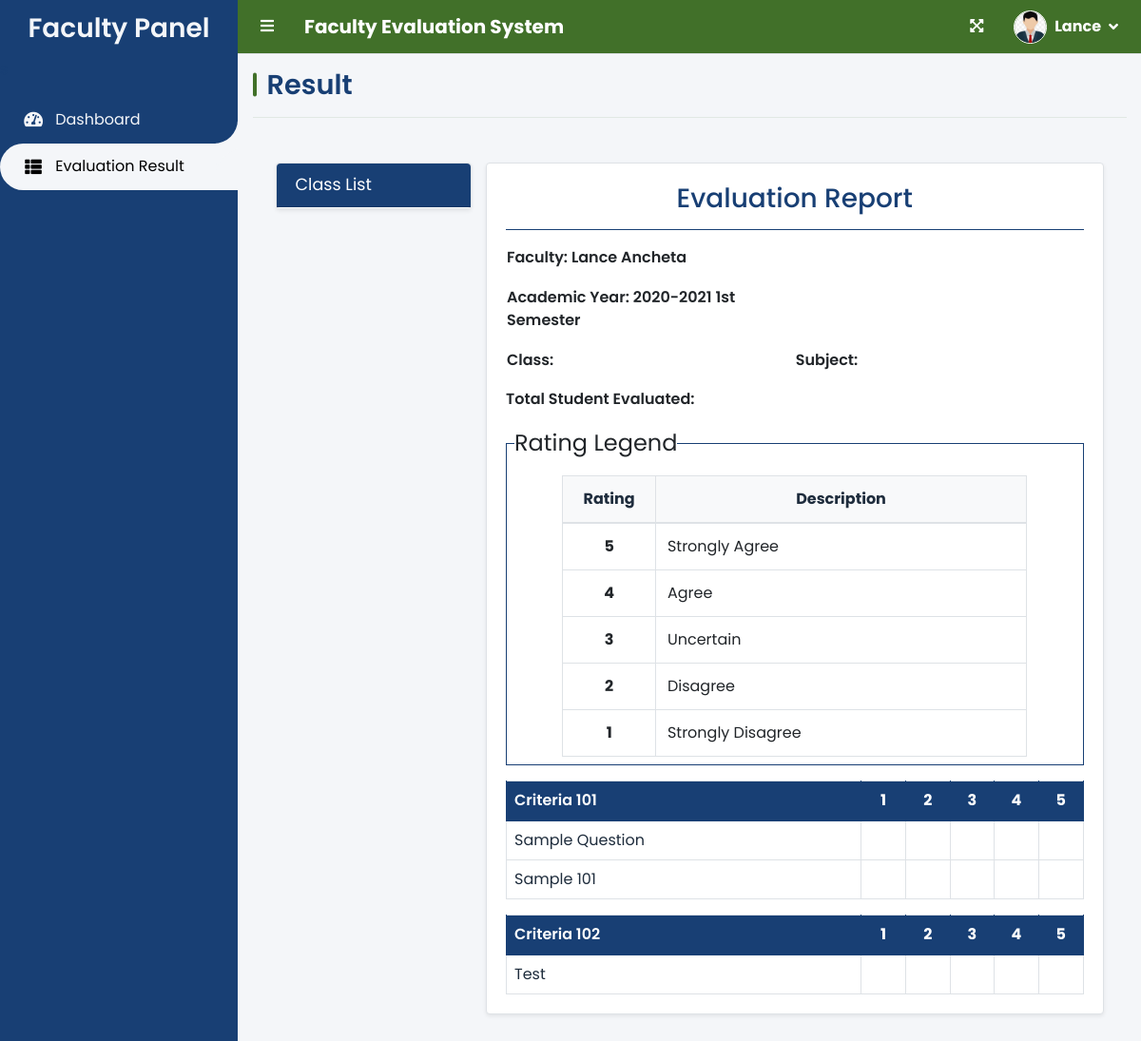
The page /index.php?page=result (signed in) on the database as committed earlier.
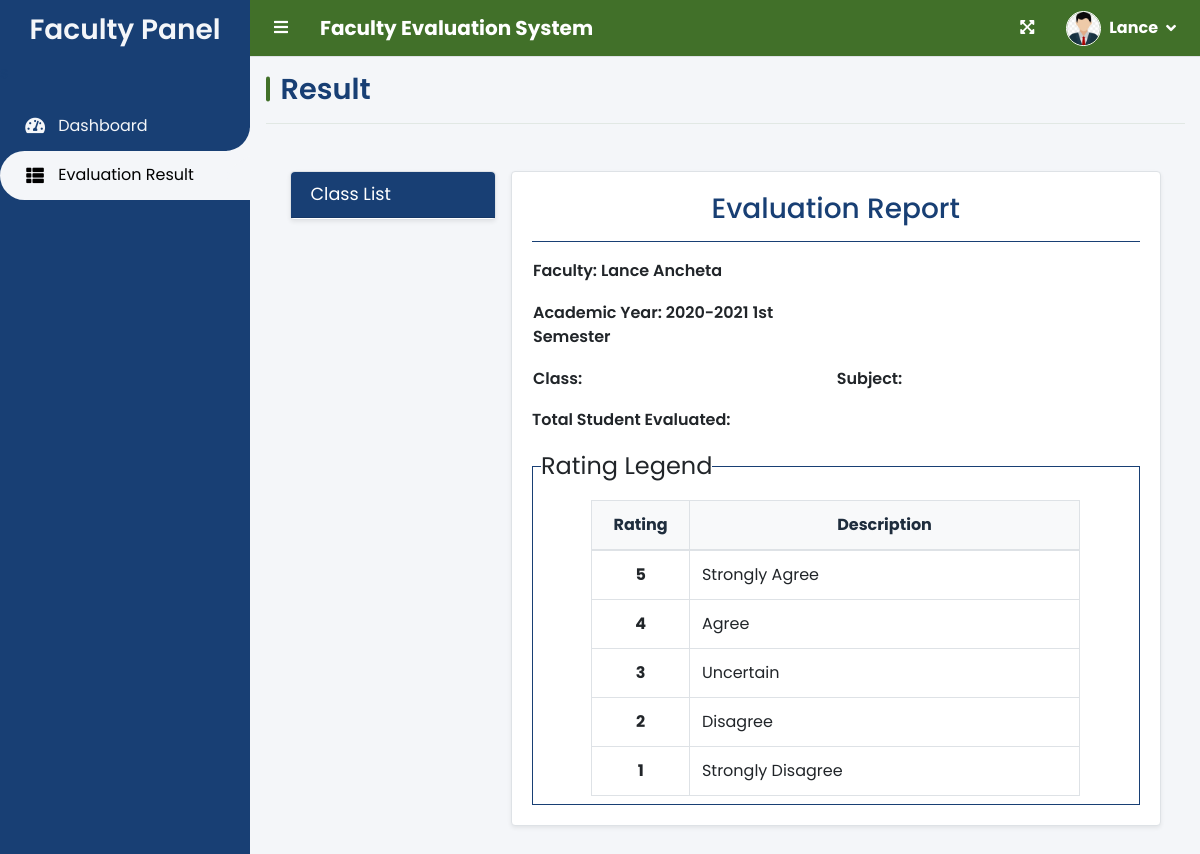
The same page on the database as committed later.
### tables this page shows
CREATE TABLE `criteria_list` (
  `id` int(30) NOT NULL,
  `criteria` text NOT NULL,
  `order_by` int(30) NOT NULL,
  `type` enum('checklist','textfield') NOT NULL DEFAULT 'checklist'
);

CREATE TABLE `question_list` (
  `id` int(30) NOT NULL,
  `academic_id` int(30) NOT NULL,
  `question` text NOT NULL,
  `order_by` int(30) NOT NULL,
  `criteria_id` int(30) NOT NULL,
  `type` enum('checklist','textfield') NOT NULL DEFAULT 'checklist'
);

### faculty/result.php (the view, shortened to what the changed rows need)
<div class="container-fluid px-4">
  <div class="row">
    <div class="col-md-9">
      <div class="card shadow-sm border" id="printable">
        <div class="card-body">
          <fieldset class="border border-info p-2 w-100">
            <div class="row justify-content-center">
              <div class="col-md-10">
                <div class="table-responsive">
                  <table class="table table-bordered mb-0">
                    <thead class="bg-light">
                      <tr class="text-center">
                        <th width="20%">Rating</th>
                        <th width="80%">Description</th>
                      </tr>
                    </thead>
                  </table>
                </div>
              </div>
            </div>
          </fieldset>
          <?php
            $criteria = $conn->query("SELECT * FROM criteria_list where id in (SELECT criteria_id FROM question_list where academic_id = {$_SESSION['academic']['id']} ) order by abs(order_by) asc ");
            while($crow = $criteria->fetch_assoc()):
          ?>
          <table class="table table-bordered table-sm wborder mt-3">
            <thead>
              <tr class="bg-primary">
                <th class="p-2"><b><?php echo $crow['criteria'] ?></b></th>
                <?php if($crow['type'] == 'checklist'): ?>
                <th width="5%" class="text-center p-2">1</th>
                <th width="5%" class="text-center p-2">2</th>
                <th width="5%" class="text-center p-2">3</th>
                <th width="5%" class="text-center p-2">4</th>
                <th width="5%" class="text-center p-2">5</th>
                <?php else: ?>
                <th width="60%" class="text-center p-2">Comments</th>
                <?php endif; ?>
              </tr>
            </thead>
            <tbody class="tr-sortable">
              <?php
              $questions = $conn->query("SELECT * FROM question_list where criteria_id = {$crow['id']} and academic_id = {$_SESSION['academic']['id']} order by abs(order_by) asc ");
              while($row=$questions->fetch_assoc()):
              ?>
              <tr class="bg-white">
                <td class="p-2" width="40%">
                  <?php echo $row['question'] ?>
                </td>
                <?php if($crow['type'] == 'checklist'): ?>
                    <?php for($c=1;$c<=5;$c++): ?>
                    <td class="text-center p-2">
                    </td>
                    <?php endfor; ?>
                <?php else: ?>
                    <td class="text-left p-2">
                        <div class="comments_<?php echo $row['id'] ?> comments-list"></div>
                    </td>
                <?php endif; ?>
              </tr>
              <?php endwhile; ?>
            </tbody>
          </table>
          <?php endwhile; ?>
        </div>
      </div>
    </div>
  </div>
</div>

Rows that differ between the two databases and show on the page:
removed criteria_list: criteria "Criteria 101", type "1"
removed question_list: question "Sample Question", shown under "Criteria 101"
removed question_list: question "Sample 101", shown under "Criteria 101"
removed criteria_list: criteria "Criteria 102", type "1"
removed question_list: question "Test", shown under "Criteria 102"
